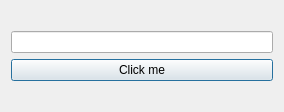
<?xml version="1.0" encoding="UTF-8"?>
<ui version="4.0">
 <class>Dialog</class>
 <widget class="QDialog" name="Dialog">
  <property name="geometry">
   <rect>
    <x>0</x>
    <y>0</y>
    <width>284</width>
    <height>112</height>
   </rect>
  </property>
  <property name="windowTitle">
   <string>Dialog</string>
  </property>
  <layout class="QVBoxLayout" name="verticalLayout_2">
   <item>
    <layout class="QVBoxLayout" name="verticalLayout">
     <item>
      <widget class="QLineEdit" name="lineEdit"/>
     </item>
     <item>
      <widget class="QPushButton" name="pushButton">
       <property name="text">
        <string>Click me</string>
       </property>
      </widget>
     </item>
    </layout>
   </item>
  </layout>
 </widget>
 <resources/>
 <connections/>
</ui>
